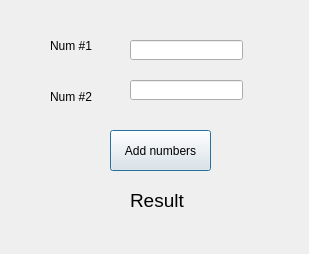
<?xml version="1.0" encoding="UTF-8"?>
<ui version="4.0">
 <class>Dialog</class>
 <widget class="QDialog" name="Dialog">
  <property name="geometry">
   <rect>
    <x>0</x>
    <y>0</y>
    <width>309</width>
    <height>254</height>
   </rect>
  </property>
  <property name="windowTitle">
   <string>Dialog</string>
  </property>
  <widget class="QPushButton" name="Button_1">
   <property name="geometry">
    <rect>
     <x>110</x>
     <y>130</y>
     <width>101</width>
     <height>41</height>
    </rect>
   </property>
   <property name="text">
    <string>Add numbers</string>
   </property>
  </widget>
  <widget class="QLabel" name="label_1">
   <property name="geometry">
    <rect>
     <x>50</x>
     <y>30</y>
     <width>51</width>
     <height>31</height>
    </rect>
   </property>
   <property name="text">
    <string>Num #1</string>
   </property>
  </widget>
  <widget class="QLabel" name="label_2">
   <property name="geometry">
    <rect>
     <x>50</x>
     <y>90</y>
     <width>47</width>
     <height>13</height>
    </rect>
   </property>
   <property name="text">
    <string>Num #2</string>
   </property>
  </widget>
  <widget class="QLineEdit" name="num_1">
   <property name="geometry">
    <rect>
     <x>130</x>
     <y>40</y>
     <width>113</width>
     <height>20</height>
    </rect>
   </property>
   <property name="text">
    <string/>
   </property>
  </widget>
  <widget class="QLineEdit" name="num_2">
   <property name="geometry">
    <rect>
     <x>130</x>
     <y>80</y>
     <width>113</width>
     <height>20</height>
    </rect>
   </property>
   <property name="text">
    <string/>
   </property>
  </widget>
  <widget class="QLabel" name="result">
   <property name="geometry">
    <rect>
     <x>130</x>
     <y>180</y>
     <width>81</width>
     <height>41</height>
    </rect>
   </property>
   <property name="font">
    <font>
     <pointsize>14</pointsize>
    </font>
   </property>
   <property name="text">
    <string>Result</string>
   </property>
  </widget>
 </widget>
 <resources/>
 <connections/>
</ui>
